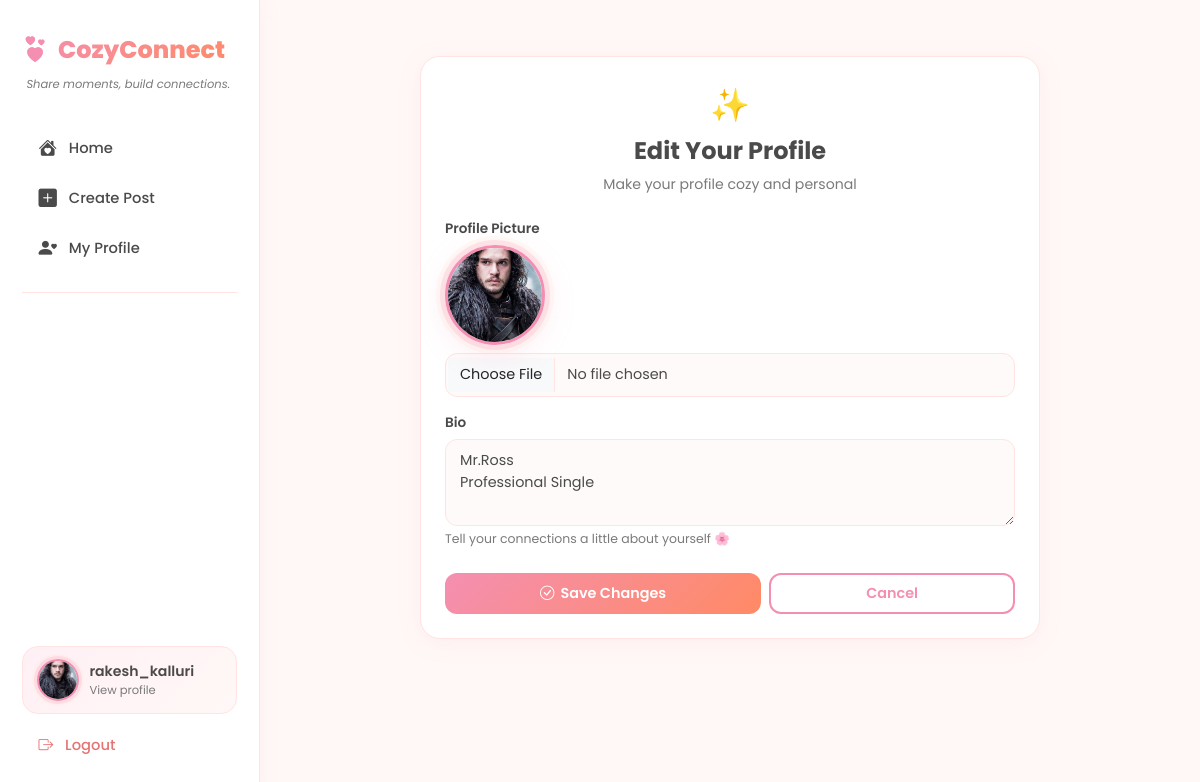
The page /profile/edit/me/ (signed in) on the database its author committed.
### social/models.py (models this page shows, shortened)
class Profile(models.Model):
    user = models.OneToOneField(
        User,
        on_delete=models.CASCADE,
        related_name='profile'
    )
    bio = models.TextField(max_length=300, blank=True)
    avatar = models.ImageField(
        upload_to='avatars/',
        default='avatars/default.png',
        blank=True
    )

### social/views.py (the view)
# urls.py: path('profile/edit/me/', views.edit_profile_view, name='edit_profile'),
@login_required(login_url='login')
def edit_profile_view(request):
    profile = request.user.profile
    if request.method == 'POST':
        form = ProfileForm(request.POST, request.FILES, instance=profile)
        if form.is_valid():
            form.save()
            messages.success(request, 'Profile updated!')
            return redirect('profile', username=request.user.username)
    else:
        form = ProfileForm(instance=profile)
    return render(request, 'social/edit_profile.html', {'form': form})

### social/forms.py
class ProfileForm(forms.ModelForm):
    class Meta:
        model = Profile
        fields = ['bio', 'avatar']
        widgets = {
            'bio': forms.Textarea(attrs={
                'rows': 3,
                'placeholder': 'Tell us about yourself...',
                'class': 'form-control'
            }),
            'avatar': forms.FileInput(attrs={
                'class': 'form-control',
                'accept': 'image/*'
            })
        }

### templates/social/edit_profile.html (shortened to what this page needs)
{% extends 'social/base.html' %}
{% block content %}
<div class="content-center">
    <div class="post-card p-4">
        <div class="text-center mb-4">
            <div style="font-size:2rem;margin-bottom:0.5rem;">✨</div>
            <h4 style="font-weight:700;color:var(--text);">Edit Your Profile</h4>
            <p style="color:var(--muted);font-size:0.88rem;">Make your profile cozy and personal</p>
        </div>
        <form method="POST" enctype="multipart/form-data">
            <div class="mb-3">
                <label class="form-label">Profile Picture</label>
                {% if form.instance.avatar %}
                <div class="mb-2">
                    <div class="avatar-cozy avatar-lg d-inline-block">
                        <img src="{{ form.instance.avatar.url }}" alt="current avatar">
                    </div>
                </div>
                {% endif %}
                {{ form.avatar }}
            </div>
            <div class="mb-4">
                <label class="form-label">Bio</label>
                {{ form.bio }}
                <div style="font-size:0.78rem;color:var(--muted);margin-top:4px;">Tell your connections a little about
                    yourself 🌸</div>
            </div>
            <div class="d-flex gap-2">
                <button type="submit" class="btn-cozy flex-fill justify-content-center py-2" style="display:flex;">
                    <i class="bi bi-check-circle"></i> Save Changes
                </button>
                <a href="{% url 'profile' username=request.user.username %}"
                    class="btn-cozy-outline flex-fill justify-content-center py-2" style="display:flex;">
                    Cancel
                </a>
            </div>
        </form>
    </div>
</div>
{% endblock %}

### templates/social/base.html (shortened to what this page needs)
<!DOCTYPE html>
<html lang="en">
<head>
    <link href="https://cdn.jsdelivr.net/npm/bootstrap@5.3.0/dist/css/bootstrap.min.css" rel="stylesheet">
    <link href="https://cdn.jsdelivr.net/npm/bootstrap-icons@1.10.5/font/bootstrap-icons.css" rel="stylesheet">
</head>
<body>
    {% if user.is_authenticated %}
    <aside class="sidebar">
        <a href="{% url 'feed' %}" class="sidebar-brand">
            <i class="bi bi-hearts"></i>
            <span>CozyConnect</span>
        </a>
        <p class="sidebar-tagline">Share moments, build connections.</p>
        <nav>
            <a href="{% url 'feed' %}" class="nav-item-custom">
                <i class="bi bi-house-heart-fill"></i>
                <span>Home</span>
            </a>
            <a href="{% url 'create_post' %}" class="nav-item-custom">
                <i class="bi bi-plus-square-fill"></i>
                <span>Create Post</span>
            </a>
            <a href="{% url 'profile' username=request.user.username %}" class="nav-item-custom">
                <i class="bi bi-person-heart"></i>
                <span>My Profile</span>
            </a>
        </nav>
        <div class="sidebar-divider"></div>
        <div class="sidebar-bottom">
            <a href="{% url 'profile' username=request.user.username %}" class="user-pill">
                <div class="avatar-cozy">
                    {% if user.profile.avatar %}
                    <img src="{{ user.profile.avatar.url }}" alt="avatar">
                    {% else %}
                    <div class="avatar-init">{{ user.username|first|upper }}</div>
                    {% endif %}
                </div>
                <div>
                    <div class="user-pill-name">{{ user.username }}</div>
                    <div class="user-pill-sub">View profile</div>
                </div>
            </a>
            <a href="{% url 'logout' %}" class="logout-btn">
                <i class="bi bi-box-arrow-right"></i>
                <span>Logout</span>
            </a>
        </div>
    </aside>
    {% endif %}
    <div
        class="{% if user.is_authenticated %}main-content{% else %}d-flex align-items-center justify-content-center min-vh-100{% endif %}">
        {% block content %}{% endblock %}
    </div>
</body>
</html>

### templates/social/base.html (style rules this page uses)
:root { --bg: #FFF8F7; --card: #FFFFFF; --primary: #F8BBD0; --peach: #FFD6C2; --rose: #F48FB1; --rose-dark: #E91E8C; --text: #4A4A4A; --muted: #7A7A7A; --border: #FFE4E1; --radius: 20px; --shadow: 0 4px 24px rgba(244, 143, 177, 0.10); --shadow-hover: 0 8px 32px rgba(244, 143, 177, 0.18); }
* { box-sizing: border-box; margin: 0; padding: 0; }
body { background: var(--bg); color: var(--text); font-family: 'Poppins', sans-serif; min-height: 100vh; }
.sidebar { position: fixed; top: 0; left: 0; width: 260px; height: 100vh; background: var(--card); border-right: 1.5px solid var(--border); padding: 2rem 1.4rem; display: flex; flex-direction: column; z-index: 100; box-shadow: 2px 0 20px rgba(244, 143, 177, 0.07); }
.sidebar-brand { font-size: 1.5rem; font-weight: 800; background: linear-gradient(135deg, var(--rose), #FF8A65); -webkit-background-clip: text; -webkit-text-fill-color: transparent; background-clip: text; text-decoration: none; margin-bottom: 2.5rem; display: flex; align-items: center; gap: 10px; }
.sidebar-brand i { -webkit-text-fill-color: var(--rose); font-size: 1.6rem; }
.sidebar-tagline { font-size: 0.72rem; color: var(--muted); margin-top: -2rem; margin-bottom: 2rem; padding-left: 4px; font-style: italic; }
.nav-item-custom { display: flex; align-items: center; gap: 12px; padding: 12px 16px; border-radius: 14px; color: var(--text); text-decoration: none; font-weight: 500; font-size: 0.92rem; transition: all 0.25s ease; margin-bottom: 4px; }
.nav-item-custom i { font-size: 1.15rem; }
.sidebar-divider { height: 1px; background: var(--border); margin: 1rem 0; }
.sidebar-bottom { margin-top: auto; }
.user-pill { display: flex; align-items: center; gap: 10px; padding: 12px 14px; border-radius: 16px; background: linear-gradient(135deg, #FFF0F5, #FFF8F7); text-decoration: none; color: var(--text); transition: all 0.25s; border: 1.5px solid var(--border); margin-bottom: 8px; }
.user-pill-name { font-weight: 600; font-size: 0.88rem; color: var(--text); }
.user-pill-sub { font-size: 0.72rem; color: var(--muted); }
.avatar-cozy { position: relative; display: inline-block; }
.avatar-cozy img, .avatar-cozy .avatar-init { width: 42px; height: 42px; border-radius: 50%; object-fit: cover; border: 2.5px solid var(--rose); box-shadow: 0 0 0 3px rgba(244, 143, 177, 0.2), 0 0 0 5px rgba(255, 214, 194, 0.15); }
.avatar-lg img, .avatar-lg .avatar-init { width: 100px; height: 100px; font-size: 2.2rem; border: 3px solid var(--rose); box-shadow: 0 0 0 5px rgba(244, 143, 177, 0.2), 0 0 0 9px rgba(255, 214, 194, 0.15), 0 8px 32px rgba(244, 143, 177, 0.2); }
.main-content { margin-left: 260px; min-height: 100vh; padding: 2rem 2.5rem; }
.content-center { max-width: 620px; margin: 0 auto; }
.post-card { background: var(--card); border-radius: var(--radius); box-shadow: var(--shadow); margin-bottom: 1.8rem; overflow: hidden; transition: transform 0.25s ease, box-shadow 0.25s ease; border: 1.5px solid var(--border); }
.btn-cozy { background: linear-gradient(135deg, var(--rose), #FF8A65); color: white; border: none; border-radius: 12px; padding: 9px 22px; font-weight: 600; font-family: 'Poppins', sans-serif; font-size: 0.9rem; transition: all 0.25s ease; text-decoration: none; display: inline-flex; align-items: center; gap: 6px; }
.btn-cozy-outline { background: transparent; color: var(--rose); border: 2px solid var(--rose); border-radius: 12px; padding: 8px 22px; font-weight: 600; font-family: 'Poppins', sans-serif; font-size: 0.9rem; transition: all 0.25s ease; text-decoration: none; display: inline-flex; align-items: center; gap: 6px; }
.form-control { border-radius: 12px; border: 1.5px solid var(--border); padding: 10px 14px; font-family: 'Poppins', sans-serif; font-size: 0.9rem; color: var(--text); background: #FFFAFA; transition: all 0.2s; }
.form-label { font-weight: 600; font-size: 0.85rem; color: var(--text); margin-bottom: 6px; }
.logout-btn { display: flex; align-items: center; gap: 12px; padding: 12px 16px; border-radius: 14px; color: #E57373; text-decoration: none; font-weight: 500; font-size: 0.92rem; transition: all 0.25s ease; width: 100%; }

### rows shown on the page
Profile: instance.avatar (picture), bio "Mr.Ross Professional Single"

### other values the page prints
{{ user.username }} "rakesh_kalluri"
